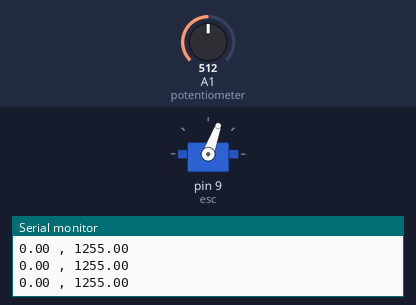
The sketch below on a simulated Arduino Uno, built with avr-gcc and run on an emulated ATmega328P. Shown: servo, the last lines printed to the serial monitor. The test bench sets the inputs (shaded band); at power-on: A1 (potentiometer) = 512.

Above: at 3.26 s.
3.3 s: A1 (potentiometer) set to 1010
4.8 s: A1 (potentiometer) set to 306
At 5.24 s:
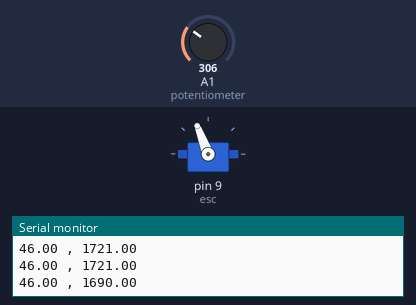
At 7.75 s:
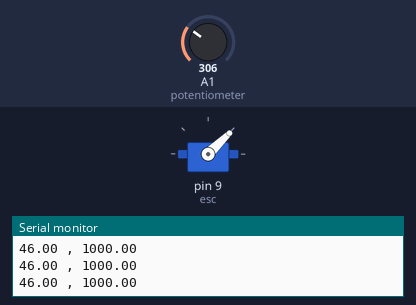
7.8 s: A1 (potentiometer) set to 716
At 9.0 s:
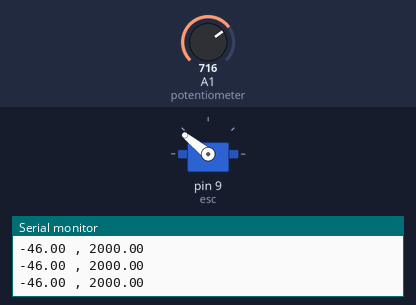
Timing chart, 0 to 10.8 s (numbered marks = the images above; inputs shaded):
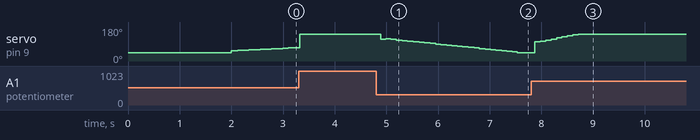

Measured:
- after the input at 4.8 s, servo on pin 9 (esc): 141° → 116° after 0.09 s, → 117° 0.10 s later, → 114° 0.10 s later, → 111° 0.10 s later, … (27 changes in this stretch)
- after the input at 7.8 s, servo on pin 9 (esc): moves from 44° to 141° over 0.85 s, starting after 0.07 s

The sketch:

newest-PID.ino
```cpp
#include <PID_v1.h>
#include<Servo.h>           //Include The servo library for the functions used
Servo esc;  //Declare the ESC as a Servo Object


// the PID factors (our state of the art)
double Kp= 6;
double Ki= 10;
double Kd=0.03;

/*
double Kp= 16.5;
double Ki=.0;
double Kd=0;
/*
/*
// the PID factors
double Kp= 15.60977;
double Ki= 48.2337;
double Kd= 0;
*/
double error = 1;
double memory_error= 0;

double int_error=0;
double diff_error=0;

double controller=0;//controller signal

double Ts=.01;
double goal=15;
double output;


unsigned long T1;
unsigned long T2;

double init_angle=0;
double angle=0;

PID myPID(&angle, &output, &goal, Kp, Ki, Kd, DIRECT);

void setup() {
  // put your setup code here, to run once:

esc.attach(9);           //Attach the ESC to Digital Pin 10
Serial.begin(9600);      //Begin Reading/Open Serial Monitor
init_angle=analogRead(A1);           //the reading of the potentiometer on the bodey
/*
esc.write(180);                          //calibrate the ESC
delay(2);
esc.write(00);
*/
myPID.SetOutputLimits(1000,2000);
myPID.SetMode(AUTOMATIC);

esc.writeMicroseconds(1000);
 Serial.print("angle read:");
     angle=(init_angle-analogRead(A1));                      //Value of input is analog input on pin A1 (on the bodey)
     angle=map(angle,0.0,164.0,0.0,37.476);
     Serial.print(angle);
     Serial.print(" | ");
delay(2000);


}

void loop() {

  //PID digital PID

T1 = micros();//
    /*
    current_angle=analogRead(A1)- init_angle;
    current_angle=map(current_angle,0,1203,0,40);
    */

     //Serial.print("angle read:");
     angle=(init_angle-analogRead(A1));                      //Value of input is analog input on pin A1 (on the bodey)
     angle=map(angle,0.0,164.0,0.0,37.476);
     Serial.print(angle);
     Serial.print(" , ");

     myPID.Compute();

     /*
      error= goal - angle;
      int_error += error*Ts ;
      diff_error= (error-memory_error)/Ts;
      memory_error=diff_error;

      controller = error*KP + KI*int_error +  diff_error*KD;
      */
      //Serial.print("controller signal:");      //Serial print the original input value
      Serial.print(output);
      //Serial.print(" | ");

     Serial.print("\n");

    esc.writeMicroseconds(output);                          //The state of ESC will be the same as the state/position of Joystick

    T2=micros();
    Ts=(T2-T1)/1000000.0;

}
```
